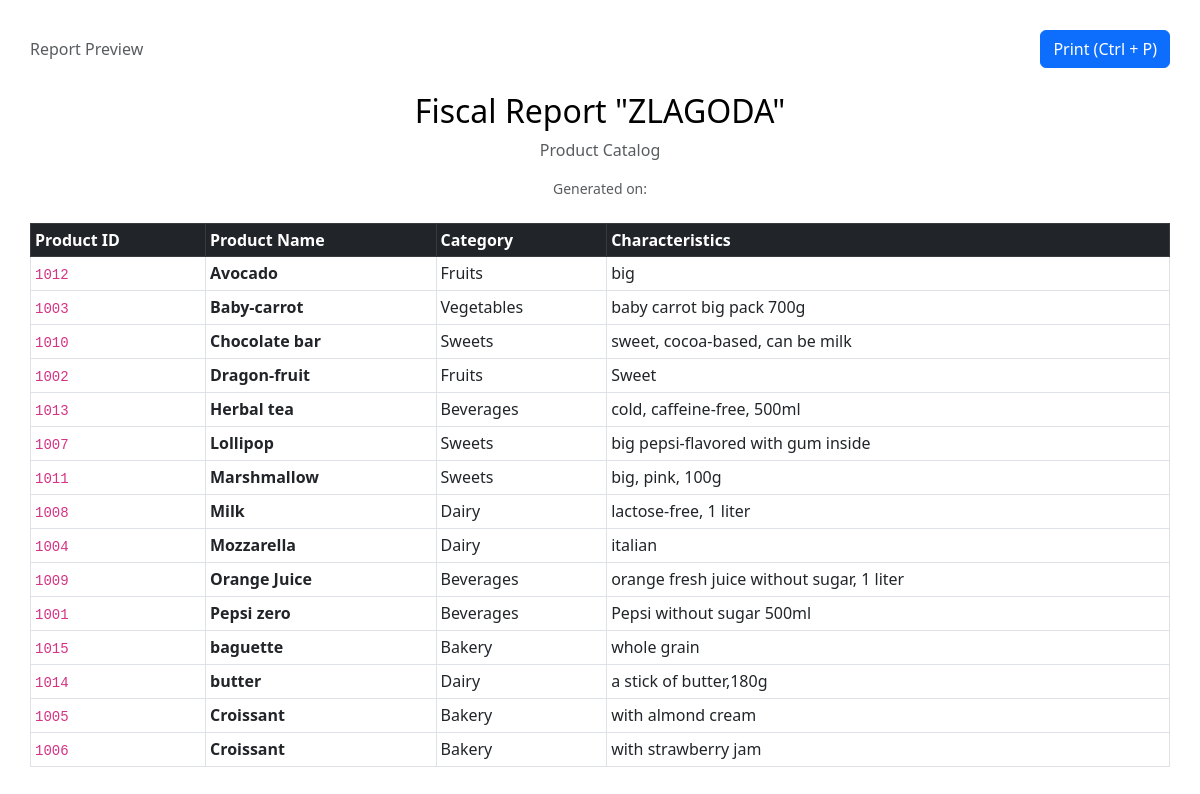
The page /analytics/print/products?search_name=&category_number= (signed in) on the database as committed earlier.
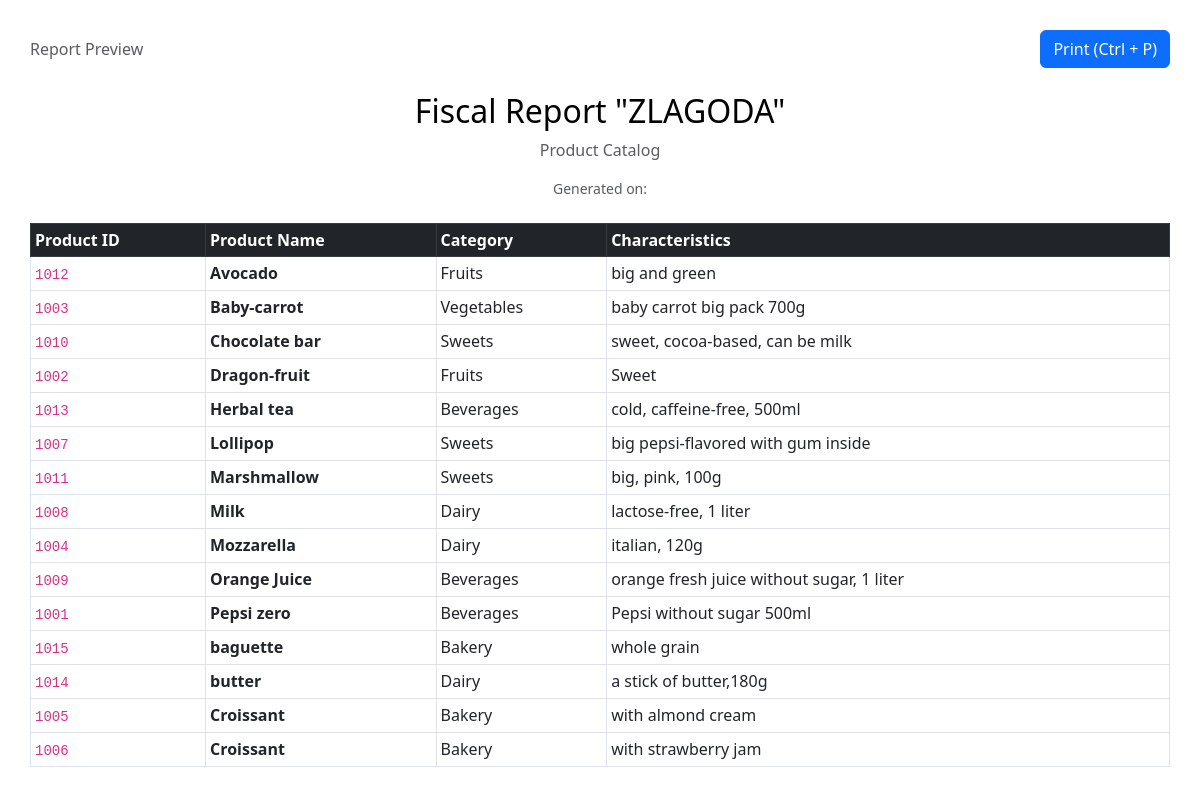
The same page on the database as committed later.
### tables this page shows
CREATE TABLE Product(
        id_product INTEGER PRIMARY KEY,
        category_number INTEGER NOT NULL,
        product_name TEXT NOT NULL, 
        characteristics TEXT,
        FOREIGN KEY (category_number) REFERENCES Category(category_number)
            ON UPDATE CASCADE ON DELETE NO ACTION
    );

CREATE TABLE Category(
        category_number INTEGER PRIMARY KEY AUTOINCREMENT,
        category_name TEXT NOT NULL 
    );

### backend/analytics.py (the view)
@analytics_bp.route('/print/<report_type>')
@login_required
@roles_required('Manager')
def print_report(report_type):
    allowed = ['employees', 'customers', 'categories', 'products', 'store_products', 'checks']
    if report_type not in allowed:
        flash("Невідомий тип звіту!", "danger")
        return redirect(url_for('auth.dashboard'))
    conn = get_db_connection()
    data = None
    if report_type == 'employees':
        data = conn.execute('SELECT * FROM Employee ORDER BY empl_surname').fetchall()
    elif report_type == 'customers':
        data = conn.execute('SELECT * FROM Customer_Card ORDER BY cust_surname').fetchall()
    elif report_type == 'categories':
        data = conn.execute('SELECT * FROM Category ORDER BY category_name').fetchall()
    if report_type == 'products':
        search_name = request.args.get('search_name', '').strip()
        category_id = request.args.get('category_id', '')
        query = '''
            SELECT p.*, c.category_name FROM Product p
            JOIN Category c ON p.category_number = c.category_number
            WHERE 1=1
        '''
        params = []
        if category_id:
            query += " AND p.category_number = ?"
            params.append(category_id)
        if search_name:
            query += " AND LOWER(p.product_name) LIKE LOWER(?)"
            params.append(f'%{search_name}%')
        query += " ORDER BY p.product_name"
        data = conn.execute(query, params).fetchall()
    elif report_type == 'store_products':
        data = conn.execute('''
            SELECT sp.*, p.product_name FROM Store_Product sp
            JOIN Product p ON sp.id_product = p.id_product
            ORDER BY p.product_name
        ''').fetchall()
    elif report_type == 'checks':
        data = conn.execute('''
            SELECT cb.*, e.empl_surname FROM Check_bill cb
            JOIN Employee e ON cb.id_employee = e.id_employee
            ORDER BY cb.print_date DESC
        ''').fetchall()
    conn.close()
    return render_template('analytics/report_print.html', report_type=report_type, data=data)

### app.py (called while the page is built)
@app.context_processor          # ← ДОДАЙ ЦЕЙ БЛОК
def inject_today():
    return {'today': date.today().strftime('%Y-%m-%d')}

### backend/initdb.py (called while the page is built)
def get_db_connection():
    conn = sqlite3.connect(DB_PATH)
    conn.row_factory = sqlite3.Row
    conn.execute("PRAGMA foreign_keys = ON;")
    return conn

### templates/analytics/report_print.html (shortened to what this page needs)
<!DOCTYPE html>
<html lang="en">
<head>
    <link href="https://cdn.jsdelivr.net/npm/bootstrap@5.3.0/dist/css/bootstrap.min.css" rel="stylesheet">
</head>
<body>
<div class="d-flex justify-content-between align-items-center mb-4 no-print">
    <span class="text-muted">Report Preview</span>
    <button onclick="window.print();" class="btn btn-primary">Print (Ctrl + P)</button>
</div>
<div class="text-center mb-4">
    <h2>Fiscal Report "ZLAGODA"</h2>
    <p class="text-muted">
        {% if report_type == 'employees' %}Employees
        {% elif report_type == 'customers' %}Customers
        {% elif report_type == 'categories' %}Categories
        {% elif report_type == 'products' %}Product Catalog
        {% elif report_type == 'store_products' %}Products in Store
        {% elif report_type == 'checks' %}Checks
        {% endif %}
    </p>
    <p class="text-muted small">Generated on: <strong>{{ now if now else '' }}</strong></p>
</div>
<table class="table table-bordered table-sm">
<thead class="table-dark">
<tr>
    {% if report_type == 'employees' %}
        <th>ID</th><th>Surname</th><th>Name</th><th>Patronymic</th>
        <th>Role</th><th>Salary</th><th>Date of Birth</th>
        <th>Hire Date</th><th>Phone</th><th>City</th><th>Street</th>
    {% elif report_type == 'customers' %}
        <th>Card #</th><th>Surname</th><th>Name</th><th>Patronymic</th>
        <th>Phone</th><th>City</th><th>Street</th><th>Zip Code</th><th>Discount %</th>
    {% elif report_type == 'categories' %}
        <th>Category ID</th><th>Category Name</th>
    {% elif report_type == 'products' %}
        <th>Product ID</th><th>Product Name</th><th>Category</th><th>Characteristics</th>
    {% elif report_type == 'store_products' %}
        <th>UPC</th><th>Product Name</th><th>Selling Price</th>
        <th>Quantity</th><th>Type</th>
    {% elif report_type == 'checks' %}
        <th>Check #</th><th>Cashier</th><th>Date</th><th>Total</th><th>VAT</th>
    {% endif %}
</tr>
</thead>
<tbody>
{% for item in data %}
<tr>
    {% if report_type == 'employees' %}
        <td><code>{{ item.id_employee }}</code></td>
        <td>{{ item.empl_surname }}</td>
        <td>{{ item.empl_name }}</td>
        <td>{{ item.empl_patronymic or '—' }}</td>
        <td>
            {% if item.empl_role == 'Manager' %}
                <span style="color:red">Manager</span>
            {% else %}
                Cashier
            {% endif %}
        </td>
        <td>{{ item.salary }} UAH</td>
        <td>{{ item.date_of_birth }}</td>
        <td>{{ item.date_of_start }}</td>
        <td>{{ item.phone_number }}</td>
        <td>{{ item.city }}</td>
        <td>{{ item.street }}</td>
    {% elif report_type == 'categories' %}
        <td>{{ item.category_number }}</td>
        <td>{{ item.category_name }}</td>
    {% elif report_type == 'products' %}
        <td><code>{{ item.id_product }}</code></td>
        <td><strong>{{ item.product_name }}</strong></td>
        <td>{{ item.category_name }}</td>
        <td>{{ item.characteristics or '—' }}</td>
    {% elif report_type == 'store_products' %}
        <td><code>{{ item.UPC }}</code></td>
        <td><strong>{{ item.product_name }}</strong></td>
        <td>{{ item.selling_price }} UAH</td>
        <td>{{ item.products_number }} units</td>
        <td>{% if item.promotional_product == 1 %}Promotional{% else %}Regular{% endif %}</td>
    {% elif report_type == 'checks' %}
        <td><code>{{ item.check_number }}</code></td>
        <td>{{ item.empl_surname }}</td>
        <td>{{ item.print_date }}</td>
        <td>{{ item.sum_total }} UAH</td>
        <td>{{ item.vat }} UAH</td>
    {% endif %}
</tr>
{% else %}
<tr>
    <td colspan="10" class="text-center text-muted py-3">No data found.</td>
</tr>
{% endfor %}
</tbody>
</table>
</body>
</html>

Rows that differ between the two databases and show on the page:
changed Product "Avocado": characteristics "big" → "big and green"
changed Product "Mozzarella": characteristics "italian" → "italian, 120g"
